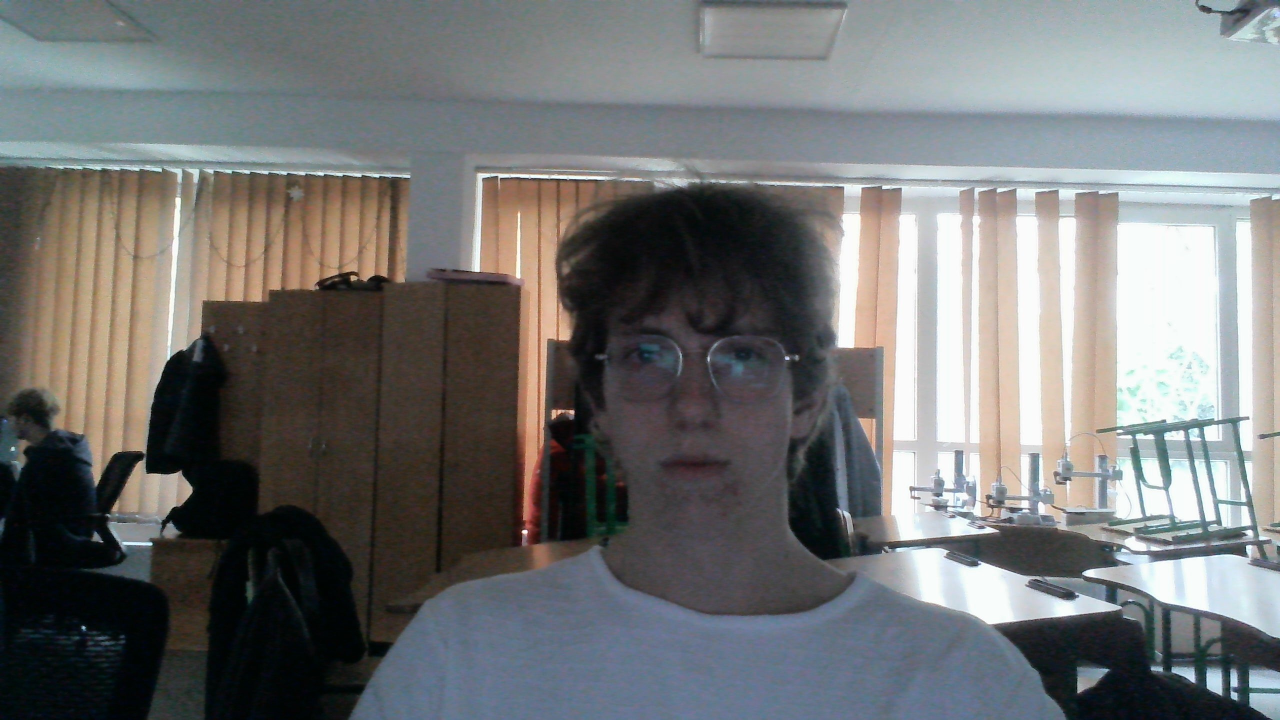
#> input picture images/img4.jpg, 2560 x 1440 px (shown at 1/2 size)
$ python HW_lesson_3.py
#> lines starting #> are read from the running program, lines starting #| are printed output that depends on the picture
import cv2
import numpy as np

img = cv2.imread('images/img4.jpg')
#> img is the input picture: shape (1440, 2560, 3); mean B, G, R 115.6, 115.7, 114.7
resized = cv2.resize(img, (800, 400))
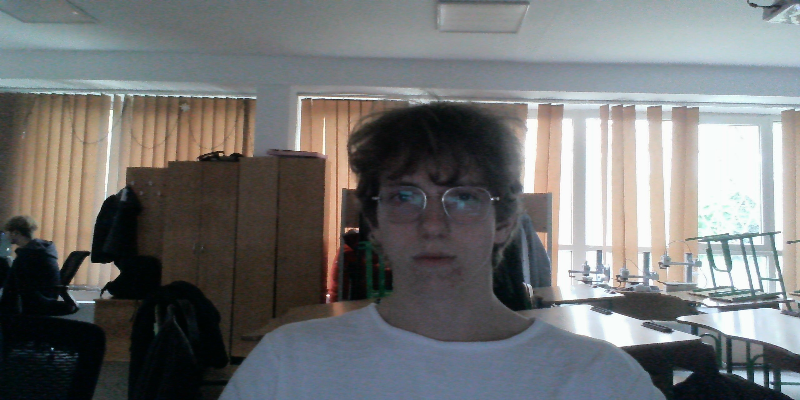
#> resized: shape (400, 800, 3); mean B, G, R 115.5, 115.6, 114.6

cv2.rectangle(resized, (360, 100), (520, 300), (95, 217, 24), 2)
cv2.putText(resized, "Pugach Vsevolod", (370, 320), cv2.FONT_HERSHEY_SIMPLEX, 0.5, (95, 217, 24), 1)
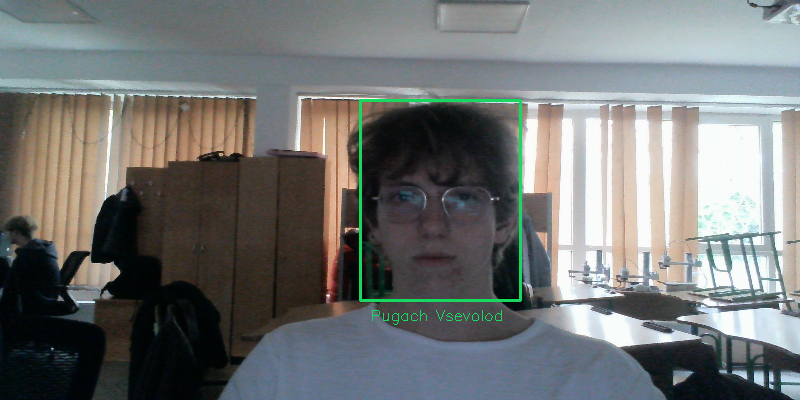
#> resized: shape (400, 800, 3); mean B, G, R 115.6, 116.6, 114.1

cv2.imshow('resized', resized)
cv2.waitKey(0)

$ run again, with images/img1.jpg copied over images/img4.jpg
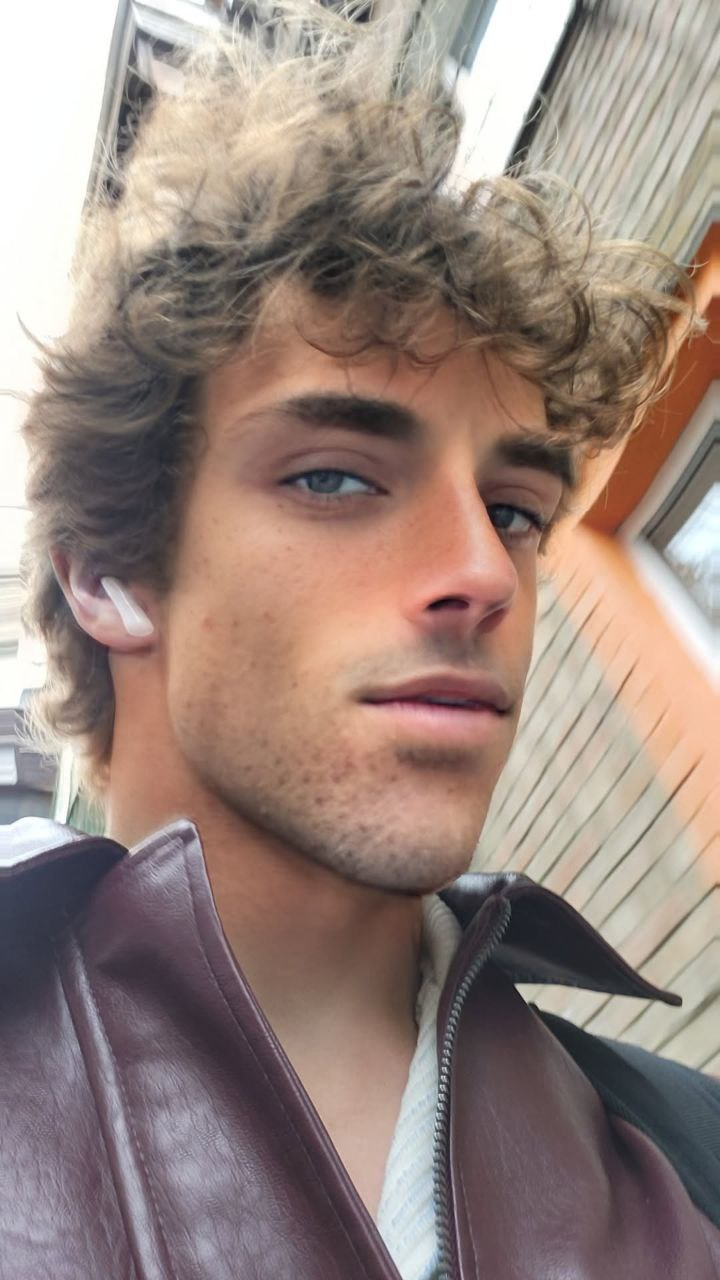
#> input picture images/img1.jpg, 720 x 1280 px
#> img is the input picture: shape (1280, 720, 3); mean B, G, R 125.3, 133.1, 151.9
#> `resized = cv2.resize(img, (800, 400))`:
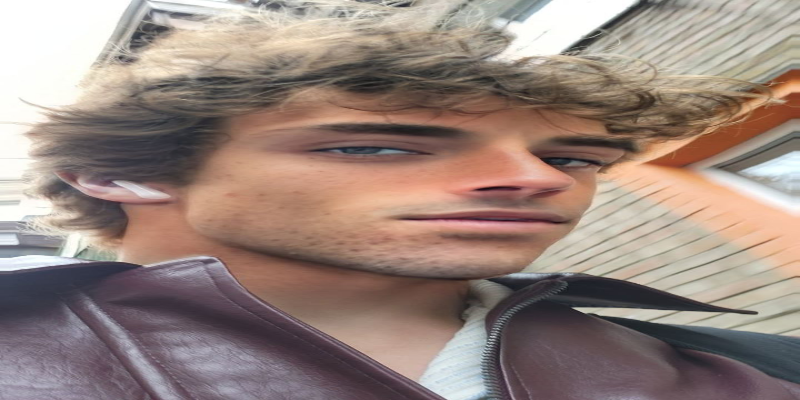
#> resized: shape (400, 800, 3); mean B, G, R 125.2, 133, 151.8
#> `cv2.putText(resized, "Pugach Vsevolod", (370, 320), cv2.FONT_HERSHEY_S..`:
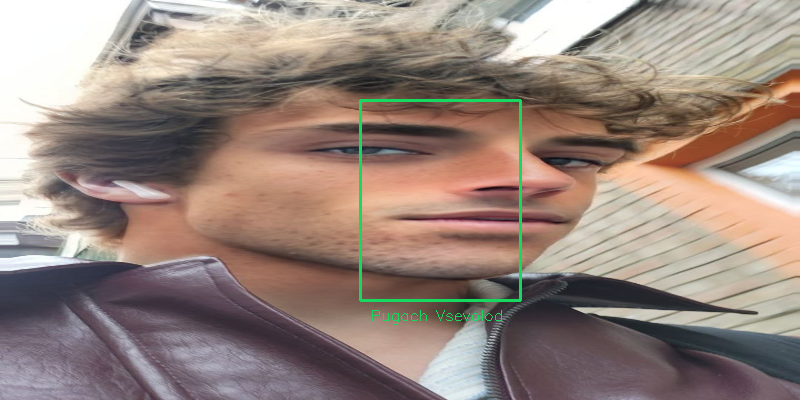
#> resized: shape (400, 800, 3); mean B, G, R 125.3, 133.9, 151
